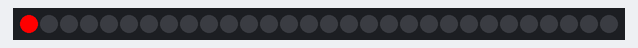
Simulated run of this program. Board: Raspberry Pi Pico running MicroPython. Parts: 30 RGB LEDs in strip order, left to right.

Above: at 0.15 s.
At 5.7 s:
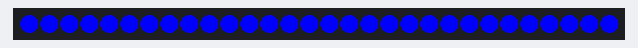
At 9.7 s:
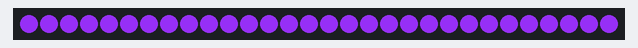
At 19.0 s:
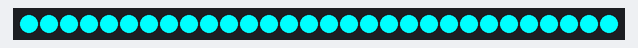
At 28.3 s:
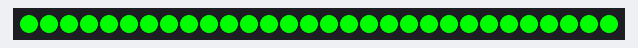
At 39.0 s:
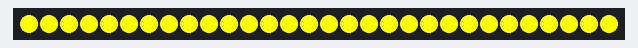

The program:

07-color-wipe.py
```python
# Lab 07: Color Wipe
# Filename: 07-color-wipe.py
# Version: 1.0.0
#
# Fill the strip one pixel at a time with each color in a list.

import machine
from neopixel import NeoPixel
from time import sleep
import config

# hardware settings from config.py
NEOPIXEL_PIN = config.NEOPIXEL_PIN
NUMBER_PIXELS = config.NUMBER_PIXELS

# most people have a heart rate of around 60-70 beats per minute
# If you add a once second deplay between "beats" you can make and LED
# look like a beating heart.


strip = NeoPixel(machine.Pin(NEOPIXEL_PIN), NUMBER_PIXELS)

red = (255, 0, 0)
orange = (140, 60, 0)
yellow = (255, 255, 0)
green = (0, 255, 0)
blue = (0, 0, 255)
cyan = (0, 255, 255)
indigo = (75, 0, 130)
violet = (138, 43, 226)
white = (128, 128, 128)
colors = (red, orange, yellow, green, blue, cyan, indigo, violet, white)

def color_wipe():
    for color in colors:
        for i in range(0, NUMBER_PIXELS):
            strip[i] = color
            strip.write()
            sleep(.01)
        sleep(1)

while True:
    color_wipe()
```

config.py
```python
# Moving Rainbow Configuration file
# Filename: config.py
# Version: 1.0.0
#
# This file contains the hardware configuration for your kit.
# It is imported by each program.
NEOPIXEL_PIN = 0
NUMBER_PIXELS = 30
BUTTON_PIN_1 = 15
BUTTON_PIN_2 = 14
```
